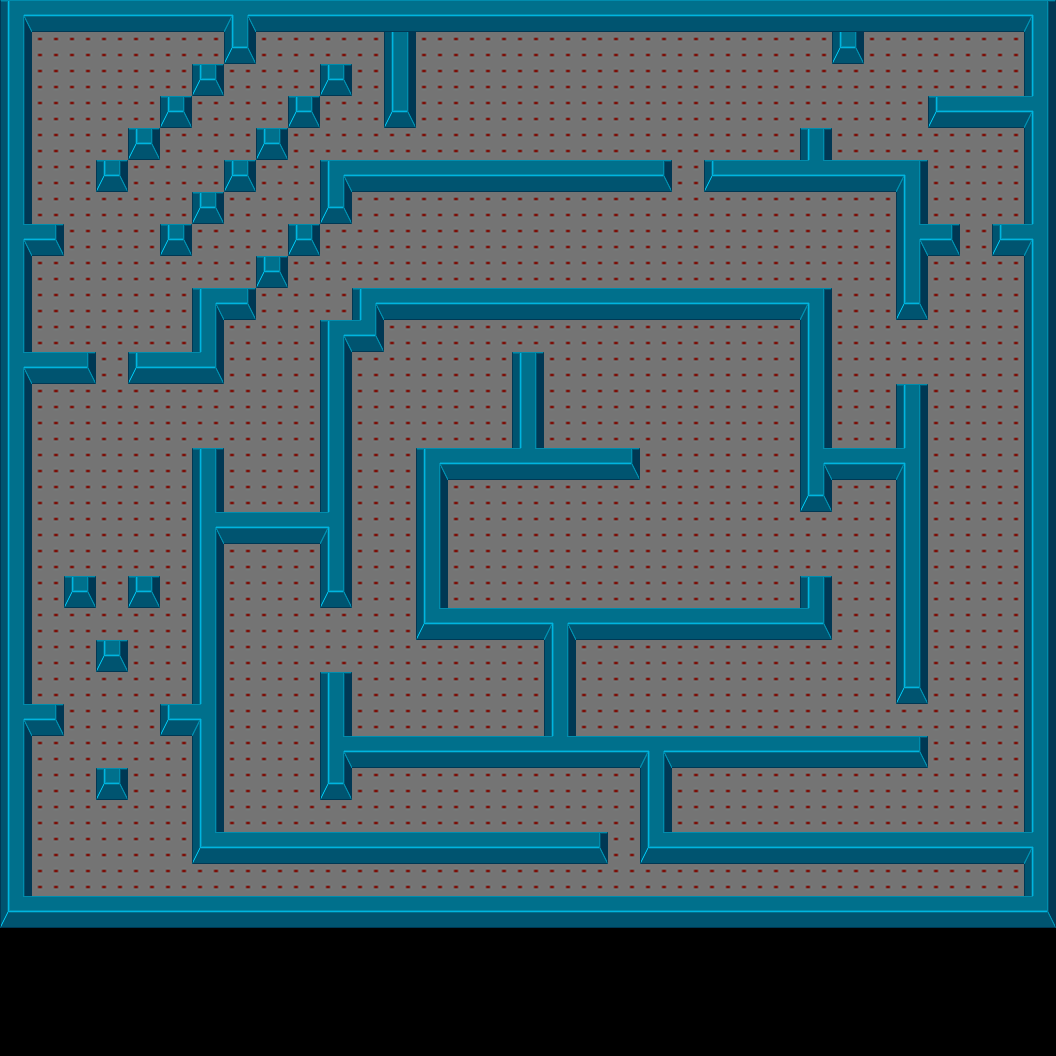

A level layout from a 2D game, rendered from its tile map. Below: a short description, then the map file with its tile-grid data intact:
An orthogonal 33x33 tile map with 32x32 px tiles, 1 tile layer (Tile Layer 1), 2 tilesets.

<map version="1.5" tiledversion="1.7.2" orientation="orthogonal" renderorder="right-down" width="33" height="33" tilewidth="32" tileheight="32" infinite="0" nextlayerid="2" nextobjectid="1">
 <tileset firstgid="1" source="marker_tiles.tsx" />
 <tileset firstgid="101" source="gauntlet_tileset.tsx" />
 <layer id="1" name="Tile Layer 1" width="33" height="33">
  <data encoding="csv">
128,126,126,126,126,126,126,147,126,126,126,126,126,126,126,126,126,126,126,126,126,126,126,126,126,126,126,126,126,126,126,126,144,
127,303,303,303,303,303,303,125,303,303,303,303,127,303,303,303,303,303,303,303,303,303,303,303,303,303,125,303,303,303,303,303,127,
127,303,303,303,303,303,106,303,303,303,106,303,127,303,303,303,303,303,303,303,303,303,303,303,303,303,303,303,303,303,303,303,127,
127,303,303,303,303,106,303,303,303,106,303,303,125,303,303,303,303,303,303,303,303,303,303,303,303,303,303,303,303,107,126,126,163,
127,303,303,303,106,303,303,303,106,303,303,303,303,303,303,303,303,303,303,303,303,303,303,303,303,108,303,303,303,303,303,303,127,
127,303,303,106,303,303,303,106,303,303,128,126,126,126,126,126,126,126,126,126,109,303,107,126,126,164,126,126,144,303,303,303,127,
127,303,303,303,303,303,106,303,303,303,125,303,303,303,303,303,303,303,303,303,303,303,303,303,303,303,303,303,127,303,303,303,127,
165,109,303,303,303,106,303,303,303,106,303,303,303,303,303,303,303,303,303,303,303,303,303,303,303,303,303,303,165,109,303,107,163,
127,303,303,303,303,303,303,303,106,303,303,303,303,303,303,303,303,303,303,303,303,303,303,303,303,303,303,303,127,303,303,303,127,
127,303,303,303,303,303,128,109,303,303,303,128,126,126,126,126,126,126,126,126,126,126,126,126,126,144,303,303,125,303,303,303,127,
127,303,303,303,303,303,127,303,303,303,128,145,303,303,303,303,303,303,303,303,303,303,303,303,303,127,303,303,303,303,303,303,127,
165,126,109,303,107,126,145,303,303,303,127,303,303,303,303,303,108,303,303,303,303,303,303,303,303,127,303,303,303,303,303,303,127,
127,303,303,303,303,303,303,303,303,303,127,303,303,303,303,303,127,303,303,303,303,303,303,303,303,127,303,303,108,303,303,303,127,
127,303,303,303,303,303,303,303,303,303,127,303,303,303,303,303,127,303,303,303,303,303,303,303,303,127,303,303,127,303,303,303,127,
127,303,303,303,303,303,108,303,303,303,127,303,303,128,126,126,164,126,126,109,303,303,303,303,303,165,126,126,163,303,303,303,127,
127,303,303,303,303,303,127,303,303,303,127,303,303,127,303,303,303,303,303,303,303,303,303,303,303,125,303,303,127,303,303,303,127,
127,303,303,303,303,303,165,126,126,126,163,303,303,127,303,303,303,303,303,303,303,303,303,303,303,303,303,303,127,303,303,303,127,
127,303,303,303,303,303,127,303,303,303,127,303,303,127,303,303,303,303,303,303,303,303,303,303,303,303,303,303,127,303,303,303,127,
127,303,106,303,106,303,127,303,303,303,125,303,303,127,303,303,303,303,303,303,303,303,303,303,303,108,303,303,127,303,303,303,127,
127,303,303,303,303,303,127,303,303,303,303,303,303,146,126,126,126,147,126,126,126,126,126,126,126,145,303,303,127,303,303,303,127,
127,303,303,106,303,303,127,303,303,303,303,303,303,303,303,303,303,127,303,303,303,303,303,303,303,303,303,303,127,303,303,303,127,
127,303,303,303,303,303,127,303,303,303,108,303,303,303,303,303,303,127,303,303,303,303,303,303,303,303,303,303,125,303,303,303,127,
165,109,303,303,303,107,163,303,303,303,127,303,303,303,303,303,303,127,303,303,303,303,303,303,303,303,303,303,303,303,303,303,127,
127,303,303,303,303,303,127,303,303,303,165,126,126,126,126,126,126,164,126,126,147,126,126,126,126,126,126,126,109,303,303,303,127,
127,303,303,106,303,303,127,303,303,303,125,303,303,303,303,303,303,303,303,303,127,303,303,303,303,303,303,303,303,303,303,303,127,
127,303,303,303,303,303,127,303,303,303,303,303,303,303,303,303,303,303,303,303,127,303,303,303,303,303,303,303,303,303,303,303,127,
127,303,303,303,303,303,146,126,126,126,126,126,126,126,126,126,126,126,109,303,146,126,126,126,126,126,126,126,126,126,126,126,163,
127,303,303,303,303,303,303,303,303,303,303,303,303,303,303,303,303,303,303,303,303,303,303,303,303,303,303,303,303,303,303,303,127,
146,126,126,126,126,126,126,126,126,126,126,126,126,126,126,126,126,126,126,126,126,126,126,126,126,126,126,126,126,126,126,126,145,
0,0,0,0,0,0,0,0,0,0,0,0,0,0,0,0,0,0,0,0,0,0,0,0,0,0,0,0,0,0,0,0,0,
0,0,0,0,0,0,0,0,0,0,0,0,0,0,0,0,0,0,0,0,0,0,0,0,0,0,0,0,0,0,0,0,0,
0,0,0,0,0,0,0,0,0,0,0,0,0,0,0,0,0,0,0,0,0,0,0,0,0,0,0,0,0,0,0,0,0,
0,0,0,0,0,0,0,0,0,0,0,0,0,0,0,0,0,0,0,0,0,0,0,0,0,0,0,0,0,0,0,0,0
</data>
 </layer>
</map>